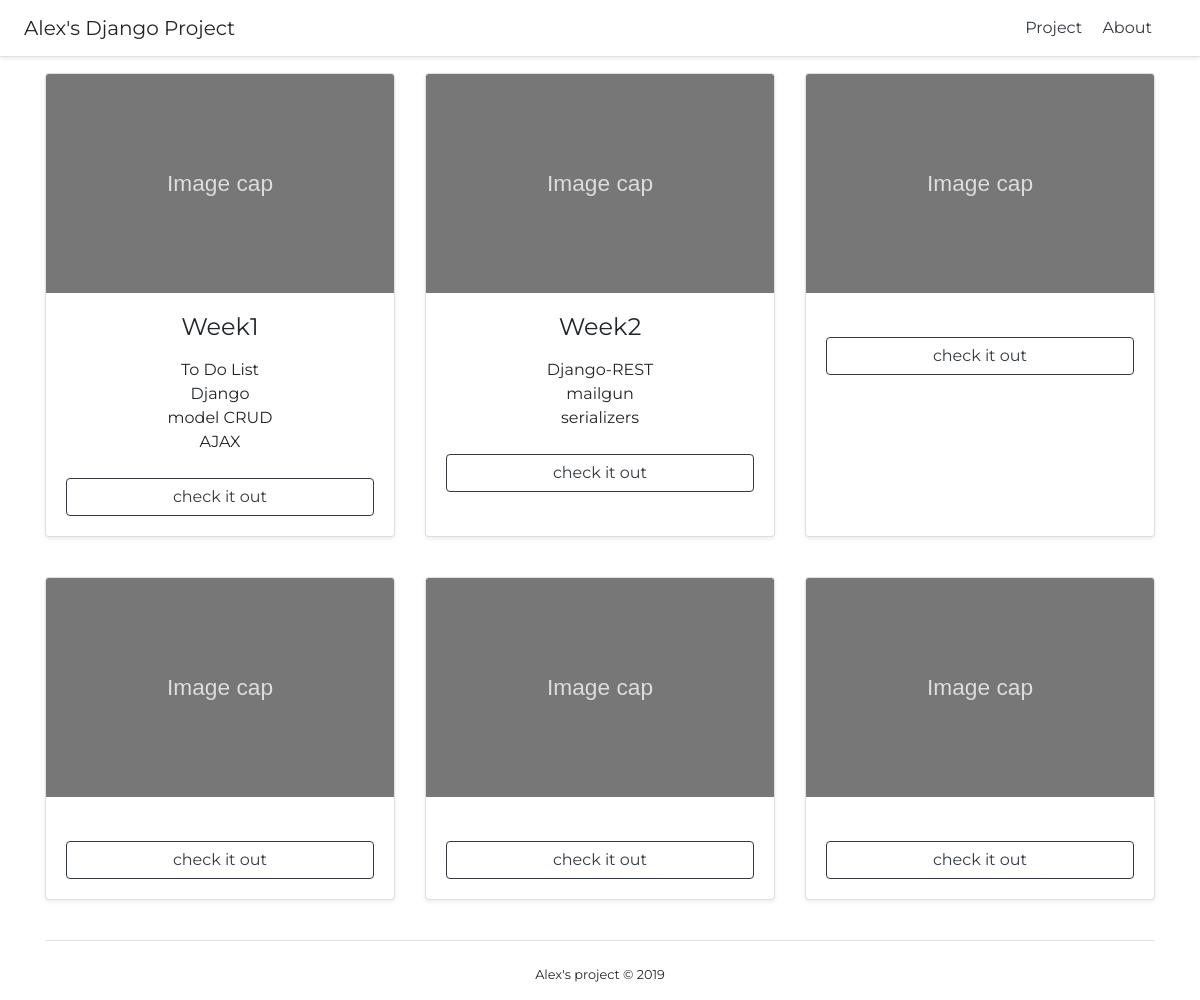
/, run on an earlier commit of the app's database.
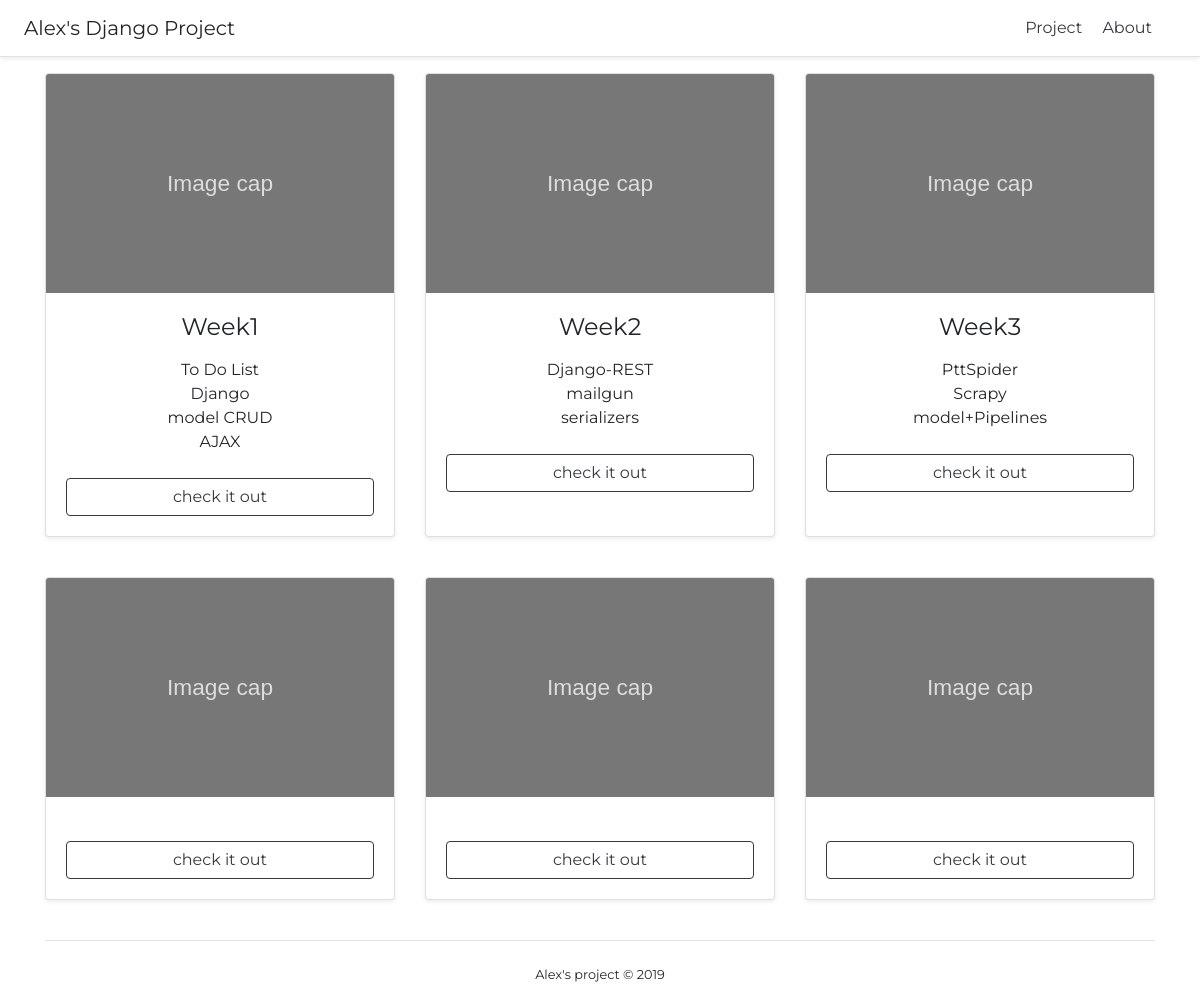
And on a later commit of the database.
### main/models.py (models this page shows)
class Article(models.Model):
    title = models.CharField(max_length=100)
    content = models.TextField(blank=True)
    photo = models.URLField(blank=True)
    tag1 = models.CharField(max_length=100,blank=True)
    tag2 = models.CharField(max_length=100,blank=True)
    tag3 = models.CharField(max_length=100,blank=True)
    tag4 = models.CharField(max_length=100,blank=True)
    created_at = models.DateTimeField(auto_now_add=True)
    uri = models.TextField(blank=True)

### main/views.py (the view)
# urls.py: path('', index),
def index(request):
    return render(request, 'index/index.html', {
        'Articles': Article.objects.all(),
    })

### templates/index/index.html
{% extends 'index/base.html' %}
{% load static %}
{% block content %}
<div class="container">
    {% for Article in Articles %}
        {% if forloop.counter0|divisibleby:3 %}
        <div class="card-deck mb-3 text-center">
        {% endif %}
            <div class="card mb-4 shadow-sm">
                <img class="card-img-top" src="{% static 'images/png.svg' %}" alt="Card image cap">
                <div class="card-body">
                    <h4 class="my-0 font-weight-normal">{{ Article.title }}</h4>
                    <ul class="list-unstyled mt-3 mb-4">
                        <li>{{ Article.tag1 }}</li>
                        <li>{{ Article.tag2 }}</li>
                        <li>{{ Article.tag3 }}</li>
                        <li>{{ Article.tag4 }}</li>
                    </ul>
                    <a class="btn btn btn-md btn-block btn-outline-dark" href="{{ Article.uri }}" role="button">check it out</a>
                </div>
            </div>
        {% if forloop.counter|divisibleby:3 %}
        </div>
        {% endif %}
    {% endfor %}
</div>
{% endblock %}

What changed in the data, as far as the page shows it:
changed Article: title (not shown) → "Week3"; tag1 (not shown) → "PttSpider"; tag2 (not shown) → "Scrapy"; tag3 (not shown) → "model+Pipelines"
